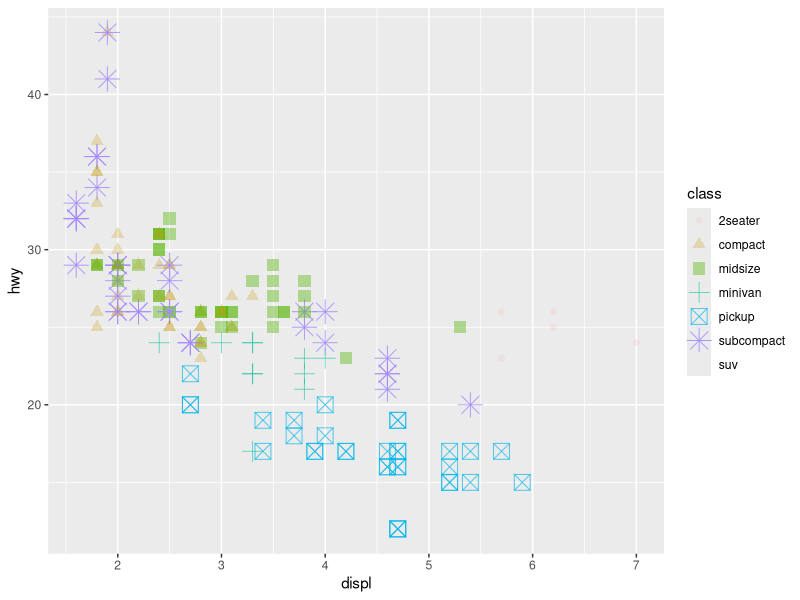
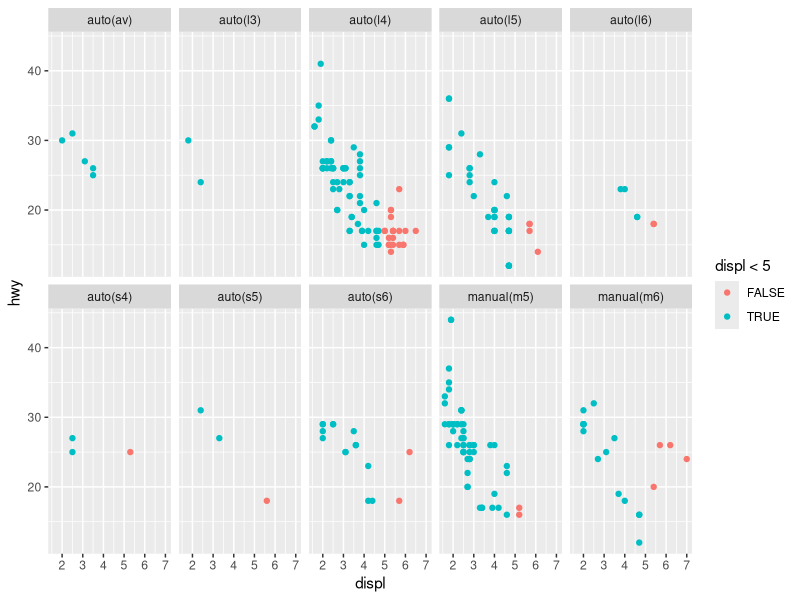
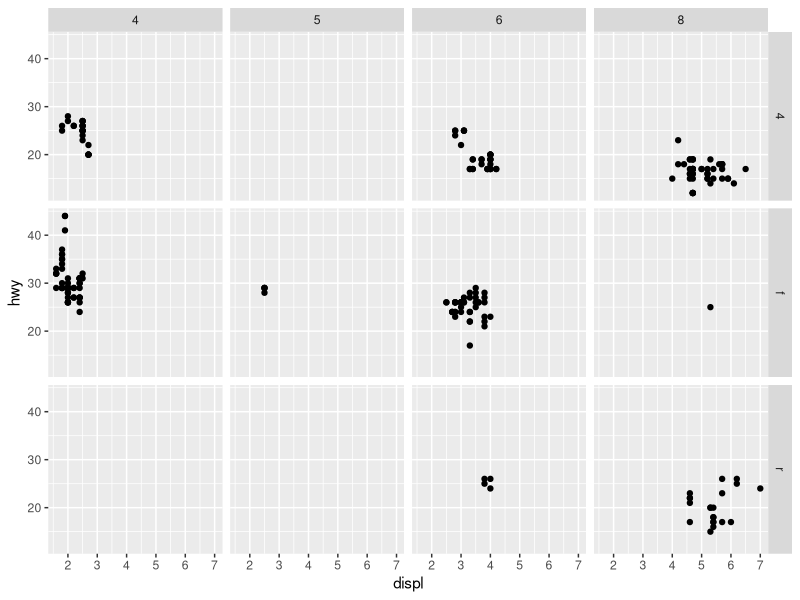
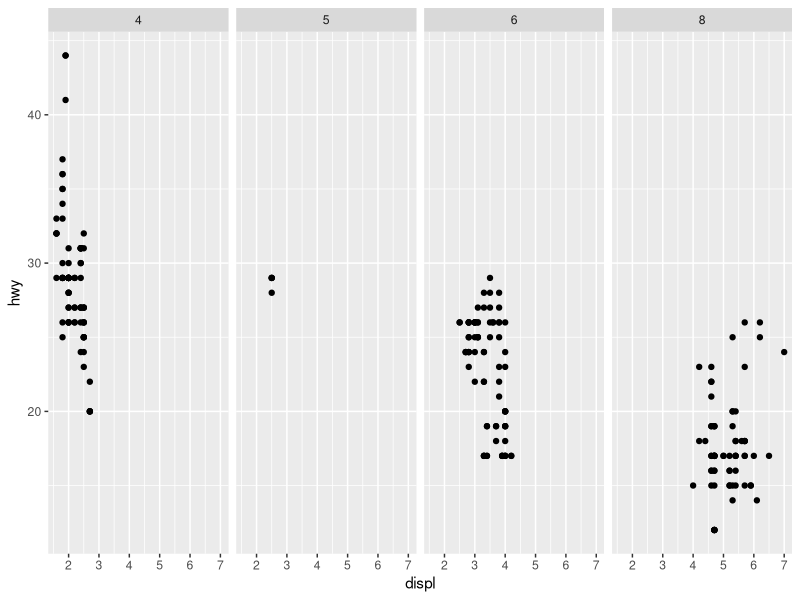
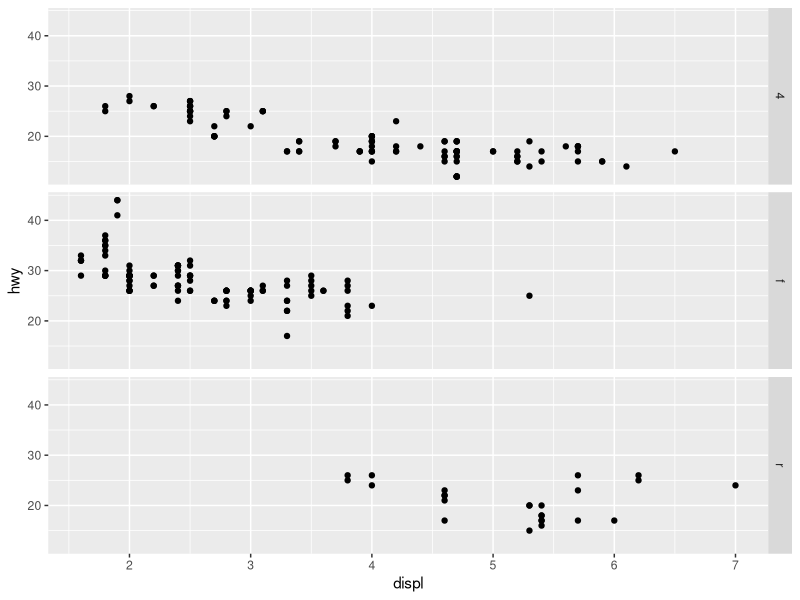
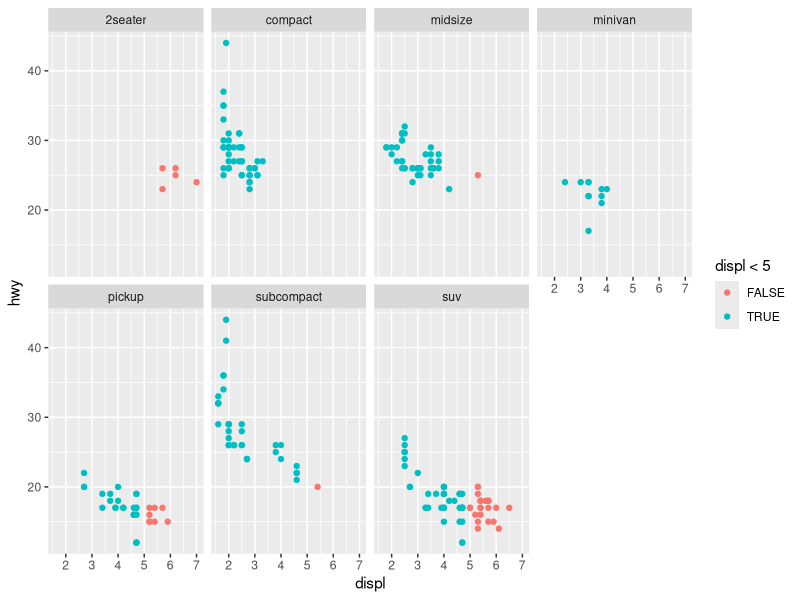

R code for these plots, in order:
#we will use ggplot2
install.packages("tidyverse")
require(tidyverse)
print(mpg)
head(mpg,5)
str(mpg)
ggplot(data = mpg)+
  geom_point(mapping = aes(x=displ,y=hwy,color=class,size=class,alpha=class,shape=class))
# ggplot(data = mpg)
nrow(mtcars)
ncol(mtcars)
?geom_point
ggplot(data = mpg)+
  geom_point(mapping = aes(x=displ,y=hwy,color=displ<5))+
  facet_wrap(~trans,nrow = 2)
# vignette("ggplot2-specs")
ggplot(data = mpg)+
  geom_point(mapping = aes(x=displ,y=hwy))+
  facet_grid(drv ~ cyl)

ggplot(data = mpg)+
  geom_point(mapping = aes(x=displ,y=hwy))+
  facet_grid(.~ cyl)

ggplot(data = mpg)+
  geom_point(mapping = aes(x=displ,y=hwy))+
  facet_grid(drv ~ .)

ggplot(data = mpg)+
  geom_point(mapping = aes(x=displ,y=hwy,color=displ<5))+
  facet_wrap(~class,nrow = 2)
